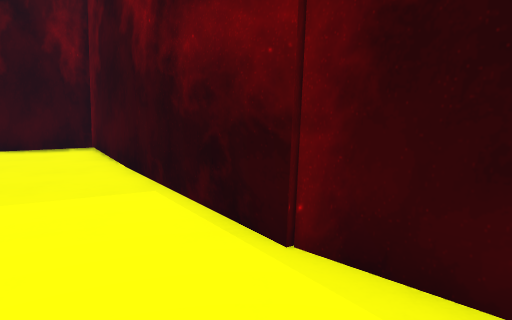
View 1 (above)

16 first-person views from a walk through a Unity game level. The camera is 1.4 m above the floor, tilts 8° down and sees 70° across. The floor is counted in squares, 1 m on a side. Each view is taken from the middle of a square. On the plan, view 1 faces up. The plan holds only what a view shows up to about 16 squares ahead; the rest is blank. The place goes on beyond the plan. Some animated figures are left out.

View 2
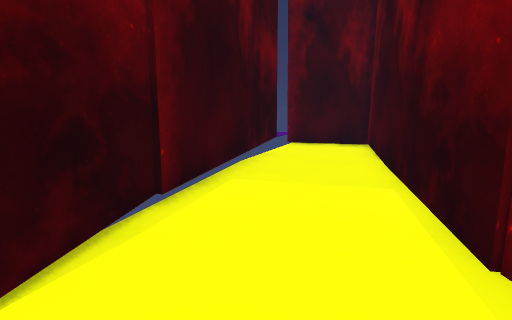

View 3
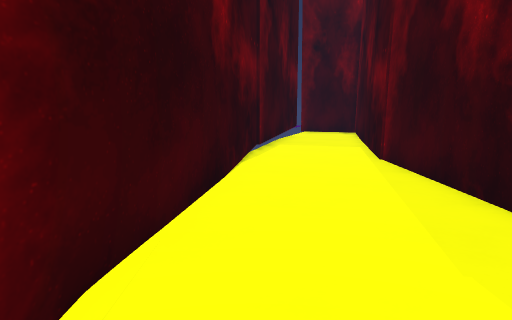

View 4
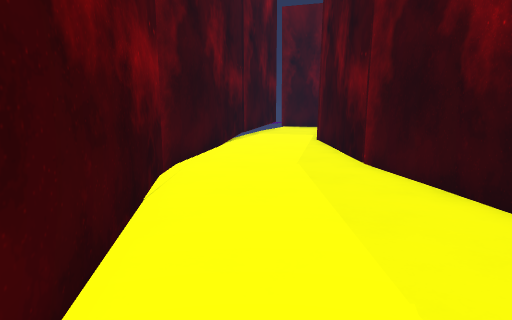

View 5
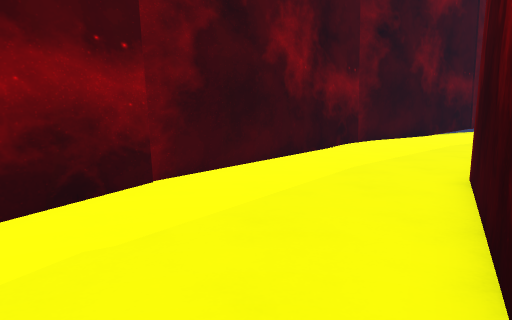

View 6
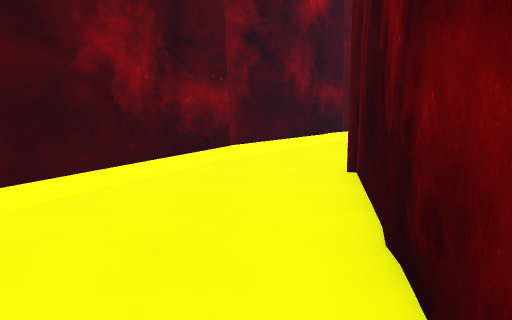

View 7
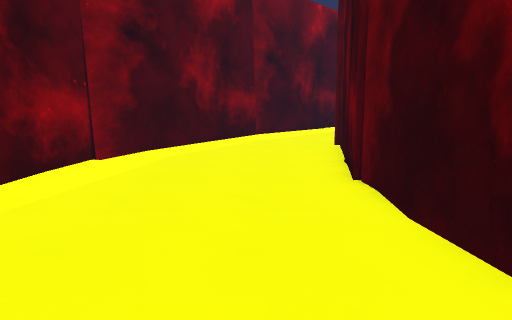

View 8
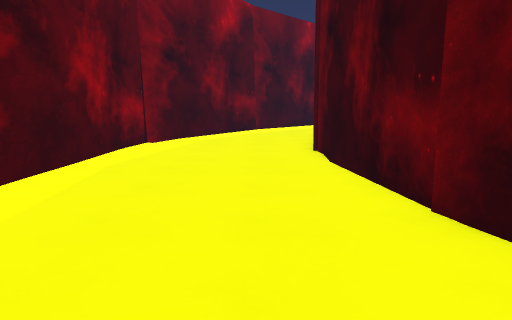

View 9
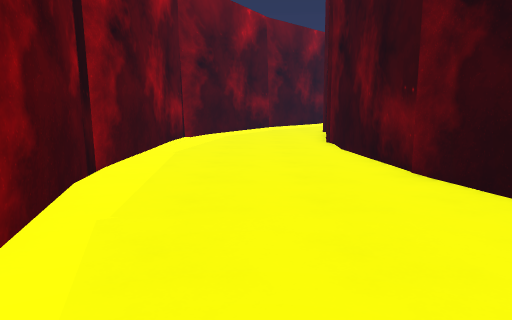

View 10
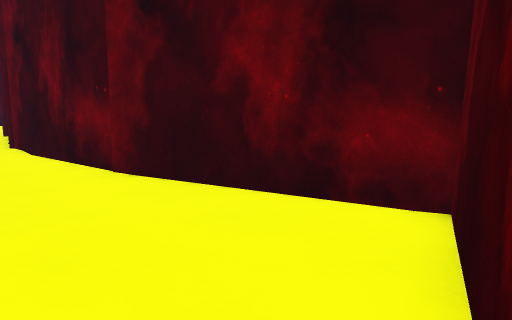

View 11
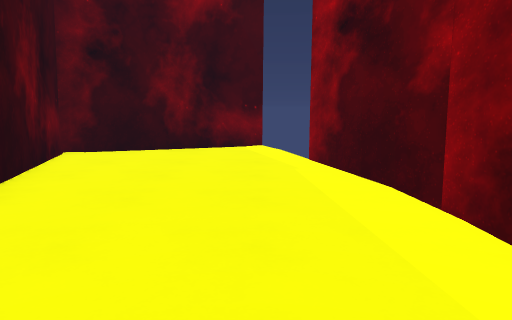

View 12
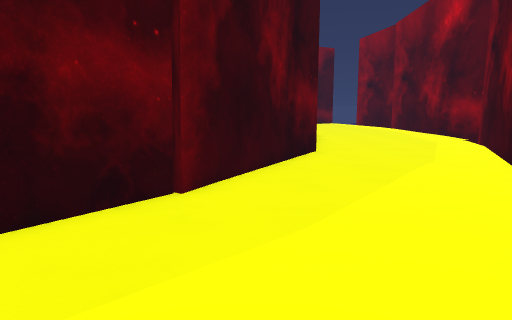

View 13
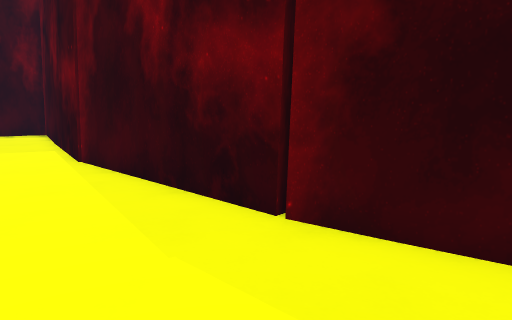

View 14
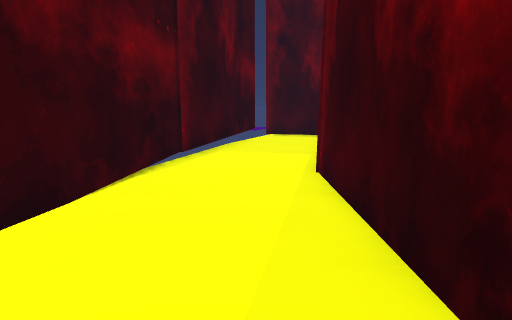

View 15
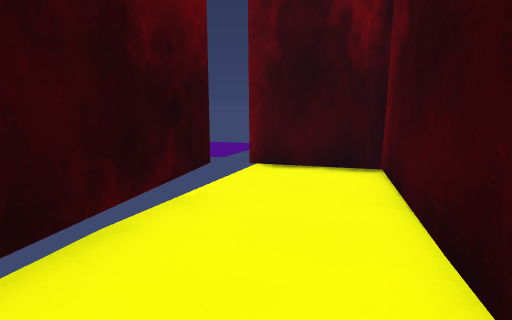

View 16
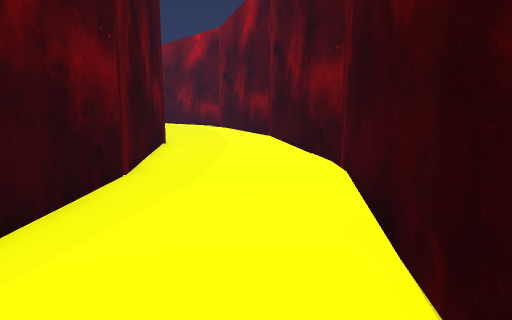

### Floor plan
Points are (right, up) in squares from view 1. A wall is a line through its corners. A room is listed if a view was taken in it or the views show most of it. See-through windows are left out.
Room 1 (views 1, 2, 3, 4, 5, 6, 7, 8, 9, 10, 11, 12, 13, 14, 15, 16)
walls: (17.1, -9) (10.8, -5.7); (11, -12) (20.8, -16.6); (11, -5.7) (5.3, -1.4); (24.1, -10.1) (17.2, -8.8); (20.6, -16.7) (31, -16.6); (5.4, -1.4) (0.4, 3.6); (2.8, -5.7) (11.1, -12.1); (31, -9.5) (24.1, -10); (30.9, -16.8) (36, -15.5); (0.4, 3.5) (-5.7, 12.6) (-8.5, 11.2); (-3.5, 2.5) (2.8, -5.8); (39.9, -14.3) (37.5, -7.8) (31.2, -9.7); (-6.8, 8.7) (-3.3, 2.5)

Where each view was taken, in squares from view 1:
view 1: 0 up, 0 right, facing up
view 2: 0 up, 1 right, facing up-left
view 3: 6 down, 5 right, facing up-left
view 4: 10 down, 10 right, facing up-left
view 5: 10 down, 18 right, facing left
view 6: 11 down, 25 right, facing left
view 7: 12 down, 31 right, facing left
view 8: 12 down, 36 right, facing left
view 9: 13 down, 39 right, facing left
view 10: 13 down, 39 right, facing up-left
view 11: 14 down, 26 right, facing right
view 12: 7 down, 5 right, facing right
view 13: 6 down, 5 right, facing up
view 14: 3 down, 5 right, facing up-left
view 15: 5 up, 2 left, facing up-left
view 16: 2 up, 2 left, facing down-right
